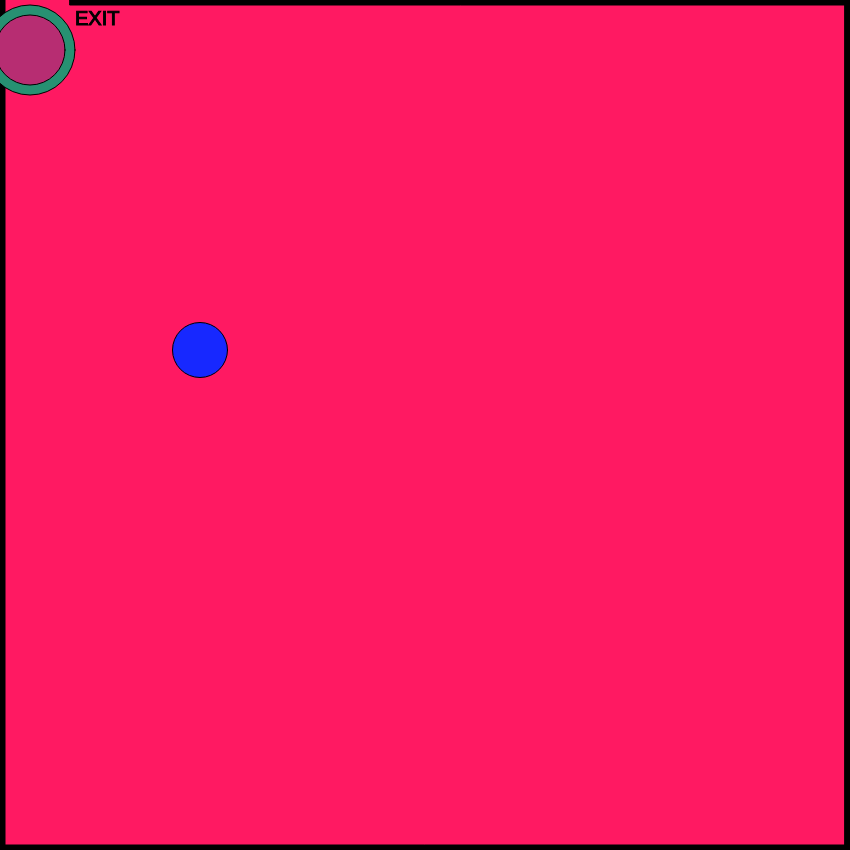
Frame 1 (no input)
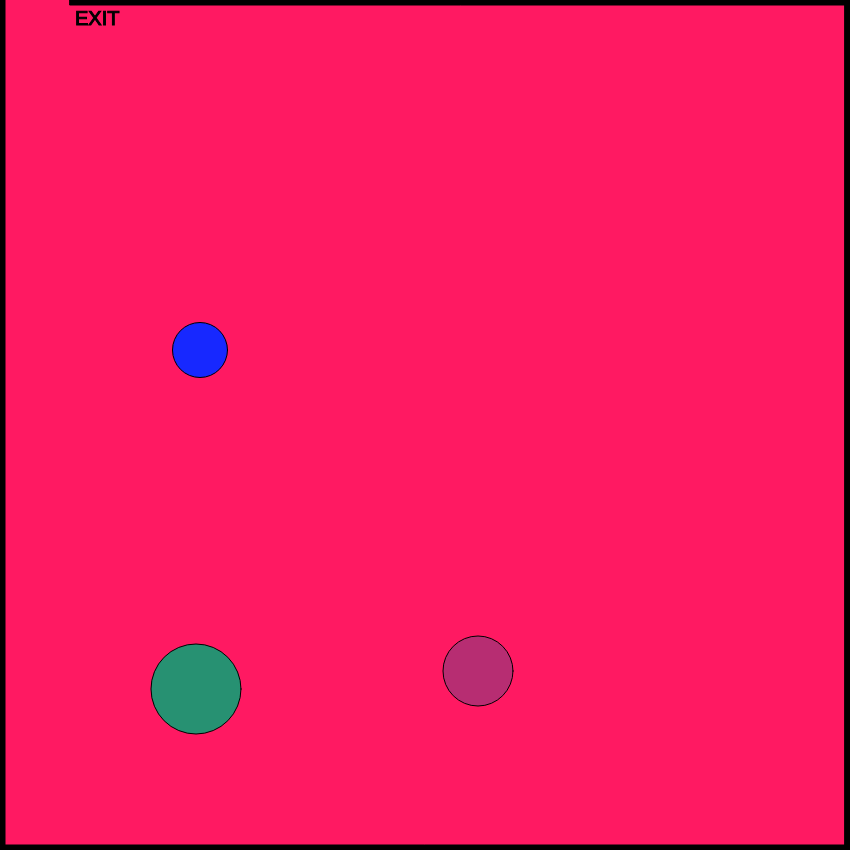
Frame 60 (no input)
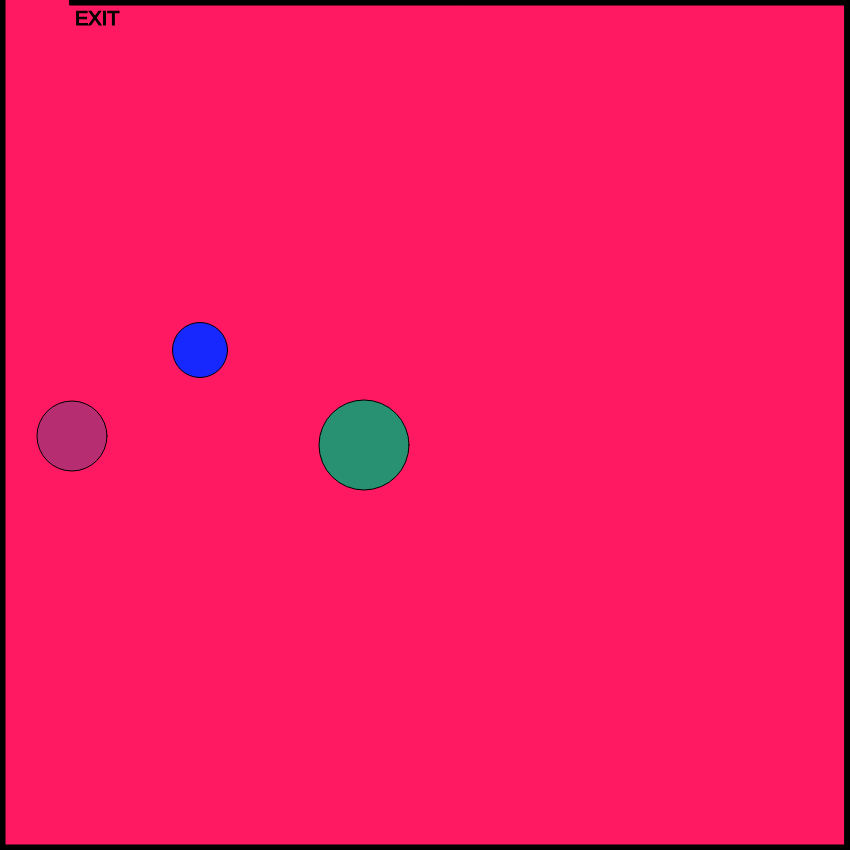
Frame 120 (the mouse pressed at the canvas centre since frame 60)

The p5.js sketch that drew these frames (run headless with seeded random() and noise() and a simulated clock; from frame 60 on, the mouse is pressed at the canvas centre):

// p5.js sketch
// ── sketch.js
// x and y for my character
var characterX = 100;
var characterY = 100;
// define the key codes for each letter
var w = 87; 
var s = 83;
var a = 65;
var d = 68;

// x and y for a shape
var shapeX = 30;
var shapeY = 50;
var shapeXSpeed;
var shapeYSpeed;

// x and y for a shape
var shape2X = 30;
var shape2Y = 50;
var shape2XSpeed;
var shape2YSpeed;

// create a shape when the mouse is clicked
var mouseShapeX;
var mouseShapeY;
function setup()
{
    createCanvas(850, 850);
    // get a random speed when the it first starts
    shapeXSpeed = Math.floor(Math.random() * (Math.floor(Math.random() * 3)) + 1);
    shapeYSpeed = Math.floor(Math.random() * (Math.floor(Math.random() * 3)) + 1);
    createCharacter(200,350);
}

function draw()
{
    background(580,25,98);
    stroke(0);
    fill(0);
    
    // call createBorders function
    createBorders(5);

    // exit message
    textSize(20);
    text("EXIT", width -775,height -825)

    //createCharacter(200,350);
    drawCharacter();
    characterMovement();


    // potential enemy
    fill(39,145,114);
    // draw the shape
    circle(shapeX, shapeY, 90);

     // get a random speed when the it first starts
     shapeXSpeed = Math.floor(Math.random() * (Math.floor(Math.random() * 7)) + 2);
     shapeYSpeed = Math.floor(Math.random() * (Math.floor(Math.random() * 7)) + -5);

    // move the shape
    shapeX += shapeXSpeed;
    shapeY += shapeYSpeed;
    // check to see if the shape has gone out of bounds
    if(shapeX > width)
    {
        shapeX = 0;
    }
    if(shapeX < 0)
    {
        shapeX = width;
    }
    if(shapeY > height)
    {
        shapeY = 0;
    }
    if(shapeY < 0)
    {
        shapeY = height;
    }



    // potential enemy
    fill(183,45,114);
    // draw the shape
    circle(shape2X, shape2Y, 70);

     // get a random speed when the it first starts
     shape2XSpeed = Math.floor(Math.random() * (Math.floor(Math.random() * 7)) + -8);
     shape2YSpeed = Math.floor(Math.random() * (Math.floor(Math.random() * 7)) + -5);

    // move the shape
    shape2X += shape2XSpeed;
    shape2Y += shape2YSpeed;
    // check to see if the shape has gone out of bounds
    if(shape2X > width)
    {
        shape2X = 0;
    }
    if(shape2X < 0)
    {
        shape2X = width;
    }
    if(shape2Y > height)
    {
        shape2Y = 0;
    }
    if(shape2Y < 0)
    {
        shape2Y = height;
    }

    // check to see if the character has left the exit
    if(characterX < width-760 && characterY < width-825)
    {
        fill(0);
        stroke(5);
        textSize(26);
        text("You Win!", width/2-50, height/2-50);
    }

    // create the shape based on the mouse click
    fill(20,230,140);
    circle(mouseShapeX, mouseShapeY, 125);
}

function characterMovement()
{
    // handle the keys
    if(keyIsDown(w))
    {
        characterY -= 5;   
    }
    if(keyIsDown(s))
    {
        characterY += 5;   
    }
    if(keyIsDown(a))
    {
        characterX -= 5;   
        console.log("movement: " + characterX);
    }
    if(keyIsDown(d))
    {
        characterX += 5;   
    }
}
function createCharacter(x,y)
{
    characterX = x;
    characterY = y;
    console.log(characterX);
    //character
    
   // circle(characterX,characterY,25);
}

function drawCharacter()
{
    fill(23,40,323);
    circle(characterX,characterY,55);
}
function createBorders(thickness)
{
    // top border
    rect(70,0,width,thickness);
    // left border
    rect(0,0,thickness,height);
    // bottom border
    rect(0, height-thickness,width, thickness);
    // right upper border
    rect(width-thickness,0,thickness,height -0);
} 

function mouseClicked()
{
    mouseShapeX = mouseX;
    mouseShapeY = mouseY;
}
/*
function keyPressed() {
    if (keyCode === LEFT_ARROW) {
        characterX -= 10;
    } 
    else if (keyCode === RIGHT_ARROW) {
        characterX += 10;
    }
    else if (keyCode === UP_ARROW) {
        characterY -= 10;
    }
    else if (keyCode === DOWN_ARROW) {
        characterY += 10;
    }

  }
  */
